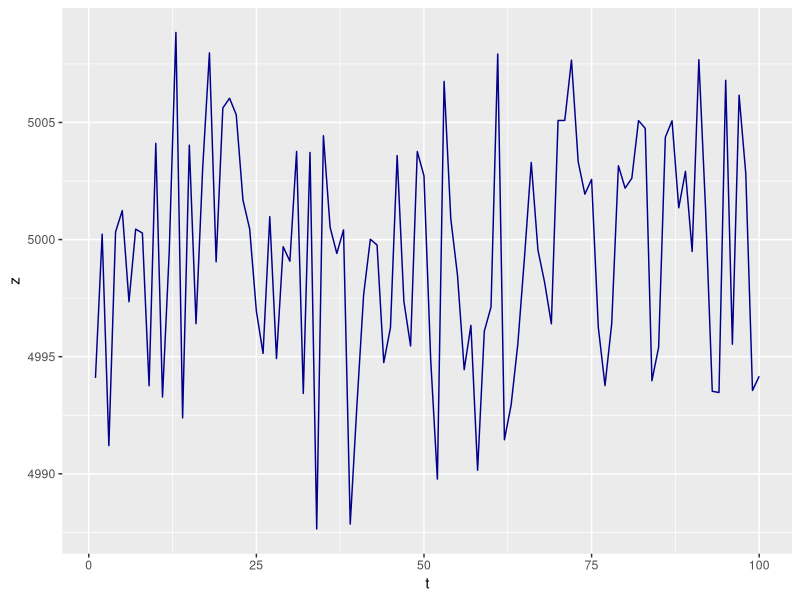
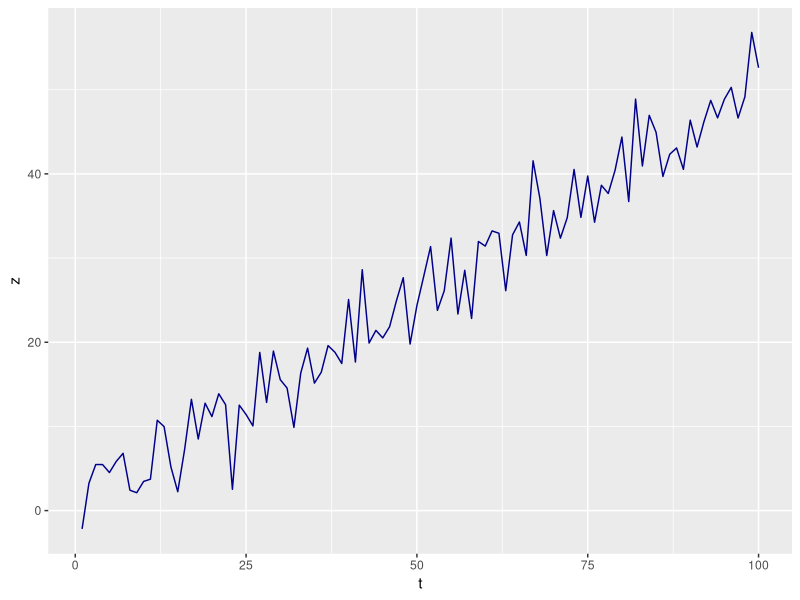
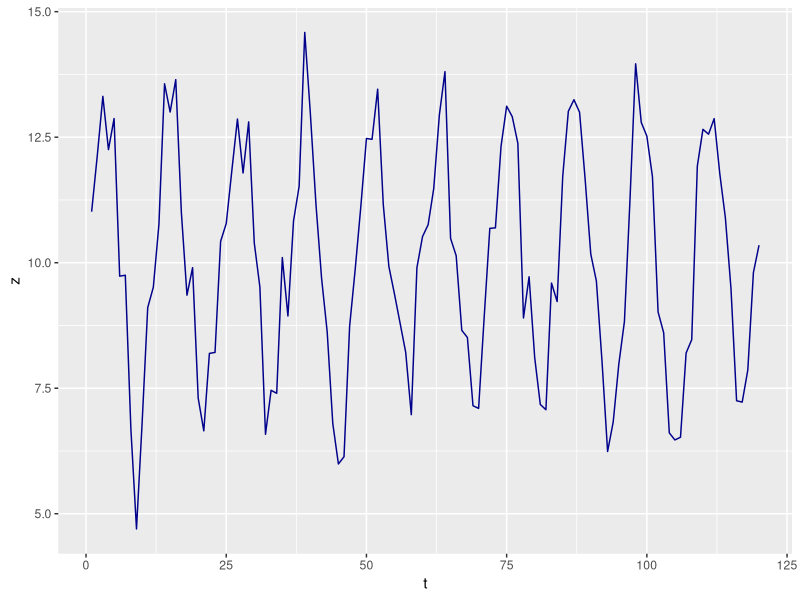
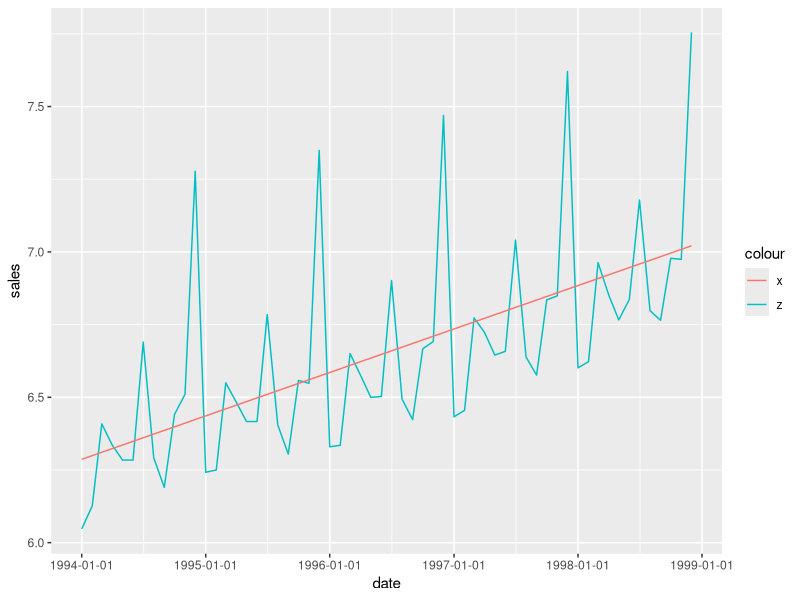
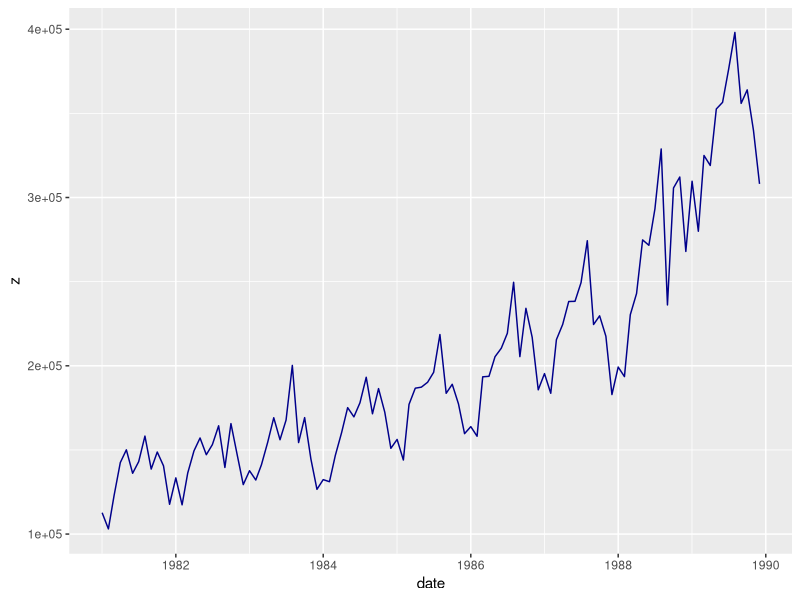
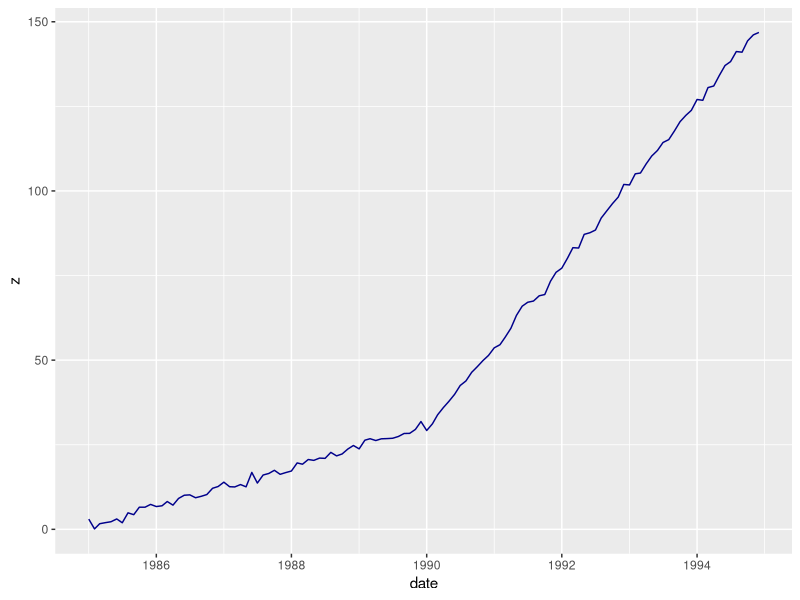

Source code (R) for these figures, in order:
library(lubridate)
library(ggplot2)

# figure 1.1
t <- 1:100
z <- 5000 + rnorm(100, mean=0, sd=sqrt(20))
df <- data.frame(t, z)
ggplot(data=df, aes(t, z)) + geom_line(color="darkblue")

# figure 1.2
t <- 1:100
z <- 0.5 * t + rnorm(100, 0, sqrt(10))
df <- data.frame(t, z)
ggplot(data=df, aes(t, z)) + geom_line(color="darkblue")

# figure 1.3
t <- 1:120
z <- 10 + 3 * sin(2 * pi * t / 12) + rnorm(120, 0, 0.8)
df <- data.frame(t, z)
ggplot(data=df, aes(t, z)) + geom_line(color="darkblue")

# figure 1.4
data <- read.csv('../timedata/depart.txt', sep='', header=FALSE)
z <- na.omit(c(t(data)))
date <- ymd("940101") + months(1:length(z)-1)
x <- 2.701573 + 0.000409 * as.numeric(date)
df <- data.frame(date, z, x)
ggplot(data=df, aes(date)) + geom_line(aes(y=log(z), colour="z")) + 
  geom_line(aes(y=x, colour="x")) + 
  scale_x_date(date_breaks="1 year") + ylab("sales")

# figure 1.5
data <- read.csv('../timedata/koreapass.txt', sep='', header=FALSE)
z <- na.omit(c(t(data)))
date <- ymd("810101") + months(1:length(z)-1)
df <- data.frame(date, z)
ggplot(data=df, aes(date, z)) + geom_line(color="darkblue")

# figure 1.6
t <- c(0.5*1:60, 2*15:74)
z <- t + rnorm(120, 0, 1)
date <- ymd("850101") + months(1:length(z)-1)
df <- data.frame(date, z)
ggplot(data=df, aes(date, z)) + geom_line(color="darkblue")
